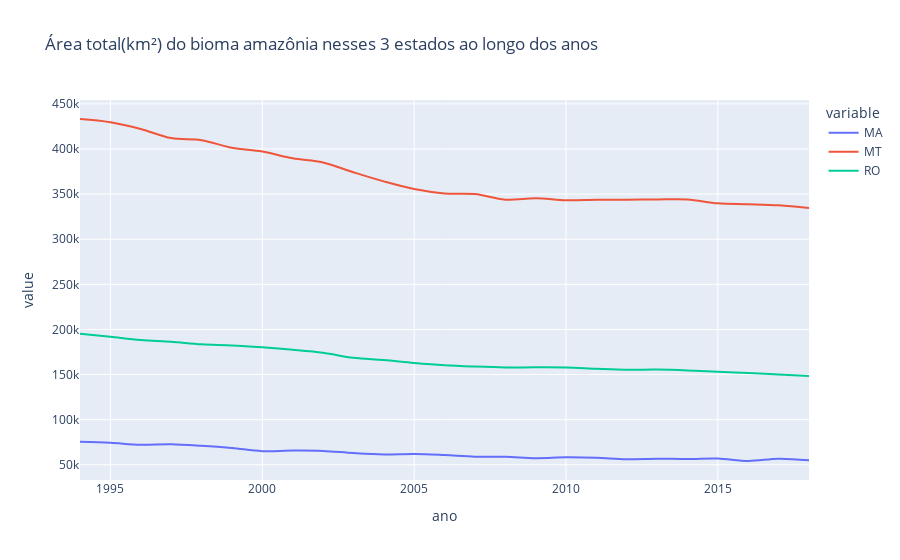

The cell this chart's notebook holds for it:
### Markdown cell above
<b>Aqui usamos a biblioteca plotly para mostrar os dados:

### Code cell
fig = px.line(newdf, x='ano', y=newdf.columns,
             title='Área total(km²) do bioma amazônia nesses 3 estados ao longo dos anos',
            line_shape = 'spline')

fig.show()

### Figure 1 — Plotly figure (JSON) as saved in the notebook; plotly's stock layout.template omitted (floating-point values rounded to 4 significant figures)
{"data": [{"hovertemplate": "variable=MA<br>ano=%{x}<br>value=%{y}<extra></extra>", "legendgroup": "MA", "line": {"color": "#636efa", "dash": "solid", "shape": "spline"}, "mode": "lines", "name": "MA", "orientation": "v", "showlegend": true, "type": "scatter", "x": [1994, 1995, 1996, 1997, 1998, 1999, 2000, 2001, 2002, 2003, 2004, 2005, 2006, 2007, 2008, 2009, 2010, 2011, 2012, 2013, 2014, 2015, 2016, 2017, 2018], "xaxis": "x", "y": [75480.0, 74270.0, 72220.0, 72840.0, 71100.0, 68590.0, 65090.0, 65730.0, 65380.0, 62910.0, 61360.0, 61920.0, 60710.0, 58900.0, 58910.0, 57350.0, 58210.0, 57710.0, 56140.0, 56740.0, 56370.0, 56960.0, 54170.0, 56680.0, 54900.0], "yaxis": "y"}, {"hovertemplate": "variable=MT<br>ano=%{x}<br>value=%{y}<extra></extra>", "legendgroup": "MT", "line": {"color": "#EF553B", "dash": "solid", "shape": "spline"}, "mode": "lines", "name": "MT", "orientation": "v", "showlegend": true, "type": "scatter", "x": [1994, 1995, 1996, 1997, 1998, 1999, 2000, 2001, 2002, 2003, 2004, 2005, 2006, 2007, 2008, 2009, 2010, 2011, 2012, 2013, 2014, 2015, 2016, 2017, 2018], "xaxis": "x", "y": [433300.0, 429800.0, 422300.0, 412100.0, 409900.0, 401300.0, 397200.0, 389700.0, 385100.0, 374300.0, 364100.0, 355700.0, 350800.0, 350100.0, 343900.0, 345500.0, 343300.0, 343800.0, 343800.0, 344100.0, 344200.0, 339800.0, 338900.0, 337600.0, 334500.0], "yaxis": "y"}, {"hovertemplate": "variable=RO<br>ano=%{x}<br>value=%{y}<extra></extra>", "legendgroup": "RO", "line": {"color": "#00cc96", "dash": "solid", "shape": "spline"}, "mode": "lines", "name": "RO", "orientation": "v", "showlegend": true, "type": "scatter", "x": [1994, 1995, 1996, 1997, 1998, 1999, 2000, 2001, 2002, 2003, 2004, 2005, 2006, 2007, 2008, 2009, 2010, 2011, 2012, 2013, 2014, 2015, 2016, 2017, 2018], "xaxis": "x", "y": [195400.0, 191800.0, 188200.0, 186300.0, 183500.0, 182300.0, 180200.0, 177500.0, 174200.0, 168600.0, 166200.0, 162900.0, 160400.0, 159000.0, 157900.0, 158000.0, 157800.0, 156500.0, 155400.0, 155500.0, 154600.0, 153100.0, 151700.0, 150000.0, 148300.0], "yaxis": "y"}], "layout": {"legend": {"title": {"text": "variable"}, "tracegroupgap": 0}, "title": {"text": "Área total(km²) do bioma amazônia nesses 3 estados ao longo dos anos"}, "xaxis": {"anchor": "y", "domain": [0, 1], "title": {"text": "ano"}}, "yaxis": {"anchor": "x", "domain": [0, 1], "title": {"text": "value"}}}}
